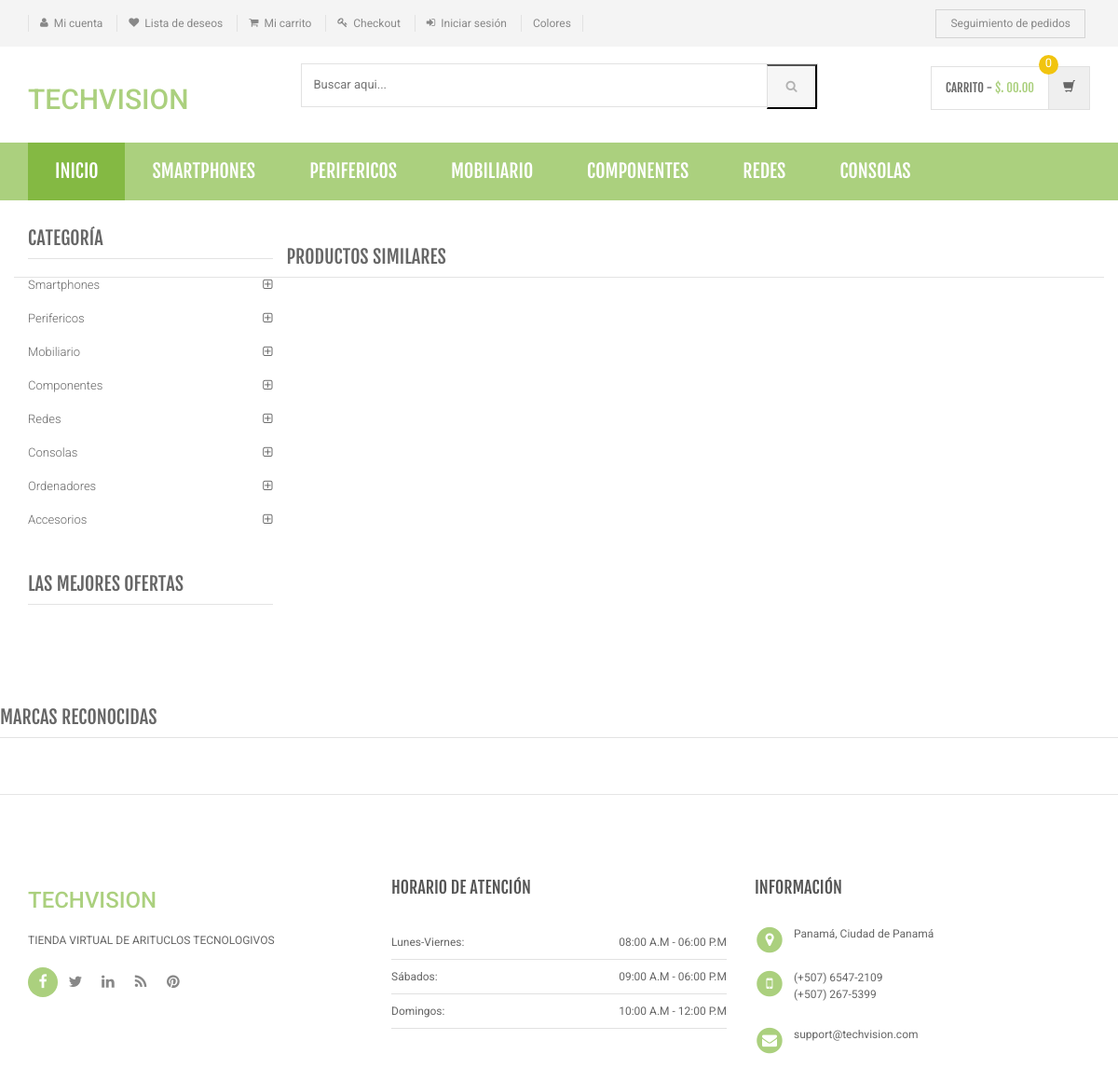
Page /product-details.php on the committed database.
### tables this page shows
CREATE TABLE `category` (
  `id` int(11) NOT NULL AUTO_INCREMENT,
  `categoryName` varchar(255) DEFAULT NULL,
  `categoryDescription` longtext DEFAULT NULL,
  `creationDate` timestamp NOT NULL DEFAULT current_timestamp(),
  `updationDate` varchar(255) DEFAULT NULL,
  PRIMARY KEY (`id`)
);

### product-details.php (the view, shortened to what this page needs)
<?php
include('includes/config.php');
?>
<!DOCTYPE html>
<html lang="es">
	<head>
	    <link rel="stylesheet" href="assets/css/bootstrap.min.css">
	    <link rel="stylesheet" href="assets/css/main.css">
	    <link rel="stylesheet" href="assets/css/green.css">
	    <link rel="stylesheet" href="assets/css/owl.carousel.css">
		<link rel="stylesheet" href="assets/css/owl.transitions.css">
		<link href="assets/css/lightbox.css" rel="stylesheet">
		<link rel="stylesheet" href="assets/css/animate.min.css">
		<link rel="stylesheet" href="assets/css/rateit.css">
		<link rel="stylesheet" href="assets/css/bootstrap-select.min.css">
		<link rel="stylesheet" href="assets/css/config.css">
		<link href="assets/css/green.css" rel="alternate stylesheet" title="Green color">
		<link href="assets/css/blue.css" rel="alternate stylesheet" title="Blue color">
		<link href="assets/css/red.css" rel="alternate stylesheet" title="Red color">
		<link href="assets/css/orange.css" rel="alternate stylesheet" title="Orange color">
		<link href="assets/css/dark-green.css" rel="alternate stylesheet" title="Darkgreen color">
		<link rel="stylesheet" href="assets/css/font-awesome.min.css">
	</head>
    <body class="cnt-home">
<header class="header-style-1">
<?php include('includes/top-header.php');?>
<?php include('includes/main-header.php');?>
<?php include('includes/menu-bar.php');?>
</header>
<div class="body-content outer-top-xs">
	<div class='container'>
		<div class='row single-product outer-bottom-sm '>
			<div class='col-md-3 sidebar'>
				<div class="sidebar-module-container">
<div class="sidebar-widget outer-bottom-xs wow fadeInUp">
	<h3 class="section-title">Categoría</h3>
	<div class="sidebar-widget-body m-t-10">
		<div class="accordion">
		            <?php $sql=mysqli_query($con,"select id,categoryName  from category");
while($row=mysqli_fetch_array($sql))
{
    ?>
	    	<div class="accordion-group">
	            <div class="accordion-heading">
	                <a href="category.php?cid=<?php echo $row['id'];?>"  class="accordion-toggle collapsed">
	                   <?php echo $row['categoryName'];?>
	                </a>
	            </div>
	        </div>
	        <?php } ?>
	    </div>
	</div>
</div>
<div class="sidebar-widget hot-deals wow fadeInUp">
	<h3 class="section-title">LAS MEJORES OFERTAS</h3>
</div>
				</div>
			</div>
<section class="section featured-product wow fadeInUp">
	<h3 class="section-title">Productos similares </h3>
</section>
			</div>
		</div>
<?php include('includes/brands-slider.php');?>
</div>
<?php include('includes/footer.php');?>
</body>
</html>

### includes/menu-bar.php (shortened to what this page needs)
<div class="header-nav animate-dropdown">
    <div class="container">
        <div class="yamm navbar navbar-default" role="navigation">
            <div class="nav-bg-class">
                <div class="navbar-collapse collapse" id="mc-horizontal-menu-collapse">
	<div class="nav-outer">
		<ul class="nav navbar-nav">
			<li class="active dropdown yamm-fw">
				<a href="index.php" data-hover="dropdown" class="dropdown-toggle">Inicio</a>
			</li>
              <?php $sql=mysqli_query($con,"select id,categoryName  from category limit 6");
while($row=mysqli_fetch_array($sql))
{
    ?>
			<li class="dropdown yamm">
				<a href="category.php?cid=<?php echo $row['id'];?>"> <?php echo $row['categoryName'];?></a>
			</li>
			<?php } ?>
		</ul>
		<div class="clearfix"></div>
	</div>
</div>
            </div>
        </div>
    </div>
</div>

### assets/css/green.css (style rules this page uses)
a { color: #abd07e; }
.header-style-1 .header-nav { background: #abd07e; }
.cnt-home .header-style-1 .header-nav .navbar .navbar-nav > li.active { background: #84b943; }
.sidebar .sidebar-module-container .sidebar-widget .sidebar-widget-body .accordion .accordion-group .accordion-heading .accordion-toggle, .sidebar .sidebar-module-container .sidebar-widget .sidebar-widget-body .accordion .accordion-group .accordion-heading .accordion-toggle:hover, .sidebar .sidebar-module-container .sidebar-widget .sidebar-widget-body .accordion .accordion-group .accordion-heading .accordion-toggle:focus, .sidebar .sidebar-module-container .sidebar-widget .sidebar-widget-body .accordion .accordion-group .accordion-heading .accordion-toggle:after { color: #abd07e; }

### assets/css/lightbox.css (style rules this page uses)
body:after { content: url(../images/close.png) url(../images/loading.gif) url(../images/prev.png) url(../images/next.png); display: none; }

### assets/css/blue.css (style rules this page uses)
a { color: #3498db; }
.header-style-1 .header-nav { background: #3498db; }
.cnt-home .header-style-1 .header-nav .navbar .navbar-nav > li.active { background: #1d6ca1; }
.sidebar .sidebar-module-container .sidebar-widget .sidebar-widget-body .accordion .accordion-group .accordion-heading .accordion-toggle, .sidebar .sidebar-module-container .sidebar-widget .sidebar-widget-body .accordion .accordion-group .accordion-heading .accordion-toggle:hover, .sidebar .sidebar-module-container .sidebar-widget .sidebar-widget-body .accordion .accordion-group .accordion-heading .accordion-toggle:focus, .sidebar .sidebar-module-container .sidebar-widget .sidebar-widget-body .accordion .accordion-group .accordion-heading .accordion-toggle:after { color: #3498db; }

### assets/css/red.css (style rules this page uses)
a { color: #ff6c6c; }
.header-style-1 .header-nav { background: #ff6c6c; }
.cnt-home .header-style-1 .header-nav .navbar .navbar-nav > li.active { background: #ff1a1a; }
.sidebar .sidebar-module-container .sidebar-widget .sidebar-widget-body .accordion .accordion-group .accordion-heading .accordion-toggle, .sidebar .sidebar-module-container .sidebar-widget .sidebar-widget-body .accordion .accordion-group .accordion-heading .accordion-toggle:hover, .sidebar .sidebar-module-container .sidebar-widget .sidebar-widget-body .accordion .accordion-group .accordion-heading .accordion-toggle:focus, .sidebar .sidebar-module-container .sidebar-widget .sidebar-widget-body .accordion .accordion-group .accordion-heading .accordion-toggle:after { color: #ff6c6c; }

### assets/css/orange.css (style rules this page uses)
a { color: #f39c12; }
.header-style-1 .header-nav { background: #f39c12; }
.cnt-home .header-style-1 .header-nav .navbar .navbar-nav > li.active { background: #ab6c09; }
.sidebar .sidebar-module-container .sidebar-widget .sidebar-widget-body .accordion .accordion-group .accordion-heading .accordion-toggle, .sidebar .sidebar-module-container .sidebar-widget .sidebar-widget-body .accordion .accordion-group .accordion-heading .accordion-toggle:hover, .sidebar .sidebar-module-container .sidebar-widget .sidebar-widget-body .accordion .accordion-group .accordion-heading .accordion-toggle:focus, .sidebar .sidebar-module-container .sidebar-widget .sidebar-widget-body .accordion .accordion-group .accordion-heading .accordion-toggle:after { color: #f39c12; }

### assets/css/dark-green.css (style rules this page uses)
a { color: #12cca7; }
.header-style-1 .header-nav { background: #12cca7; }
.cnt-home .header-style-1 .header-nav .navbar .navbar-nav > li.active { background: #0b816a; }
.sidebar .sidebar-module-container .sidebar-widget .sidebar-widget-body .accordion .accordion-group .accordion-heading .accordion-toggle, .sidebar .sidebar-module-container .sidebar-widget .sidebar-widget-body .accordion .accordion-group .accordion-heading .accordion-toggle:hover, .sidebar .sidebar-module-container .sidebar-widget .sidebar-widget-body .accordion .accordion-group .accordion-heading .accordion-toggle:focus, .sidebar .sidebar-module-container .sidebar-widget .sidebar-widget-body .accordion .accordion-group .accordion-heading .accordion-toggle:after { color: #12cca7; }

### rows in the picture
category: categoryName "SMARTPHONES", categoryName "Smartphones"
category: categoryName "PERIFERICOS", categoryName "Perifericos"
category: categoryName "MOBILIARIO", categoryName "Mobiliario"
category: categoryName "COMPONENTES", categoryName "Componentes"
category: categoryName "REDES", categoryName "Redes"
category: categoryName "CONSOLAS", categoryName "Consolas"
category: categoryName "Ordenadores"
category: categoryName "Accesorios"
